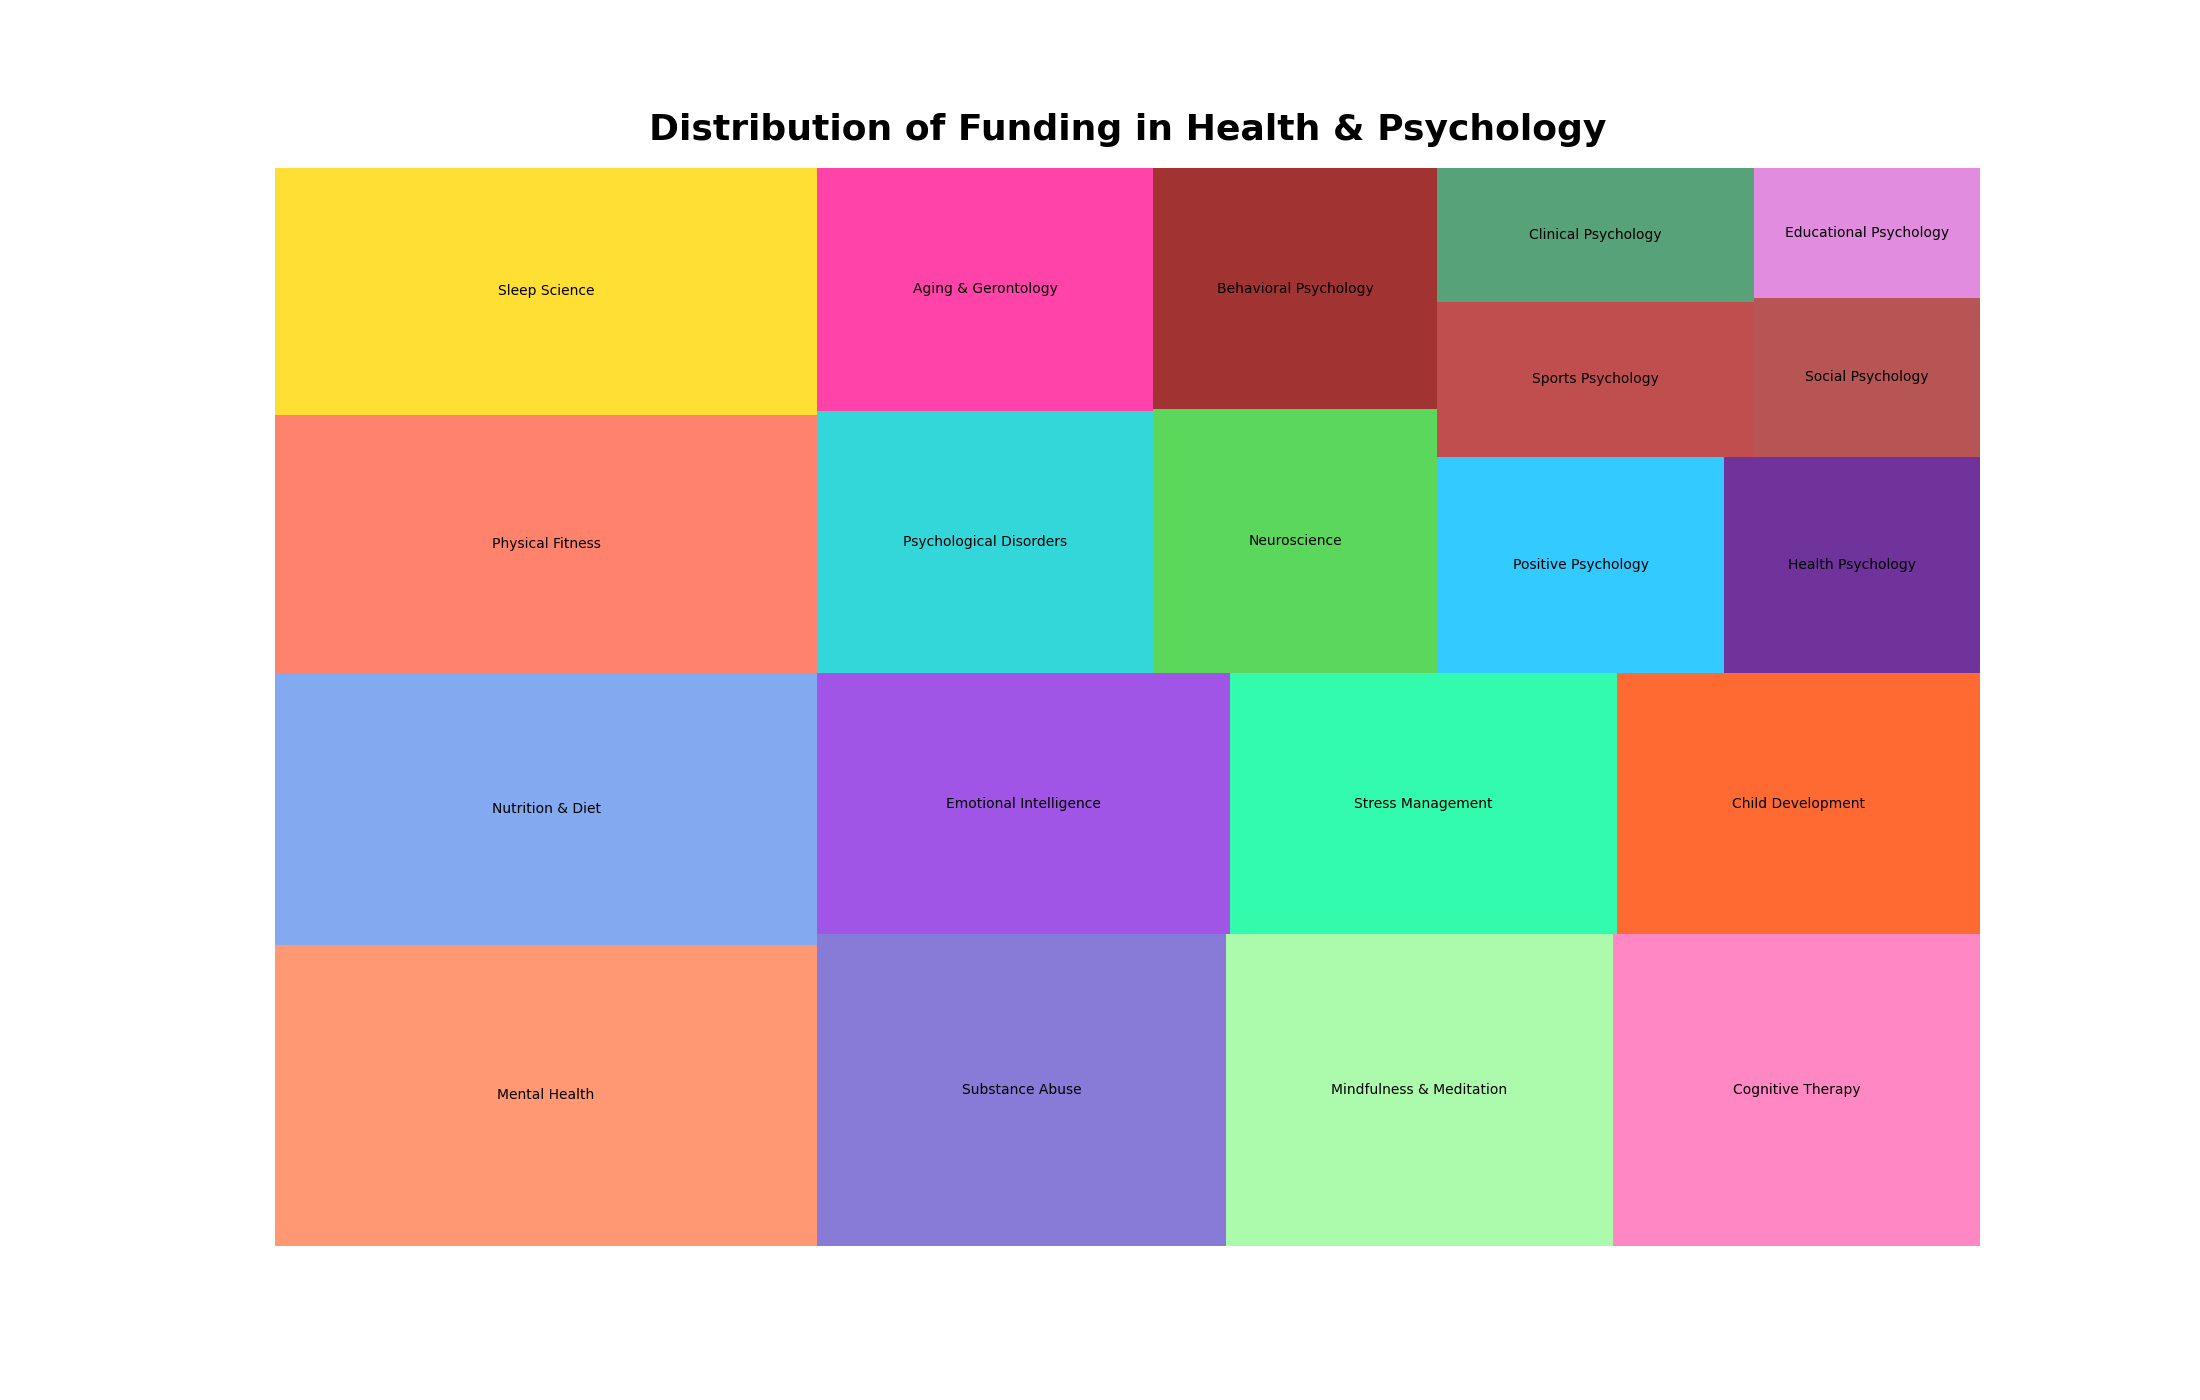

Reproduce this figure in Python.

import seaborn as sns
import pandas as pd
import matplotlib.pyplot as plt
import squarify  # pip install squarify (algorithm for treemap)

# Create the dataframe
df = pd.DataFrame({
    'Topic': ['Mental Health', 'Nutrition & Diet', 'Physical Fitness', 'Sleep Science', 'Substance Abuse', 'Mindfulness & Meditation', 
              'Cognitive Therapy', 'Emotional Intelligence', 'Stress Management', 'Child Development', 'Psychological Disorders', 
              'Aging & Gerontology', 'Neuroscience', 'Behavioral Psychology', 'Positive Psychology', 'Health Psychology', 
              'Sports Psychology', 'Clinical Psychology', 'Social Psychology', 'Educational Psychology'],
    'Funding': [500, 450, 430, 410, 390, 370, 350, 330, 310, 290, 270, 250, 230, 210, 190, 170, 150, 130, 110, 90]
})

# Custom colors for the treemap
colors = ['#FF7F50', '#6495ED', '#FF6347', '#FFD700', '#6A5ACD', '#98FB98', '#FF69B4', '#8A2BE2', '#00FA9A', '#FF4500', 
          '#00CED1', '#FF1493', '#32CD32', '#8B0000', '#00BFFF', '#4B0082', '#B22222', '#2E8B57', '#A52A2A', '#DA70D6']

# Create a figure and a set of subplots
plt.figure(figsize=(22, 14))

# Using squarify to plot the treemap
squarify.plot(sizes=df['Funding'], label=df['Topic'], color=colors, alpha=0.8)

plt.title("Distribution of Funding in Health & Psychology", fontsize=26, fontweight='bold', pad=20)
plt.axis('off')  # Disable the axis

plt.show()
